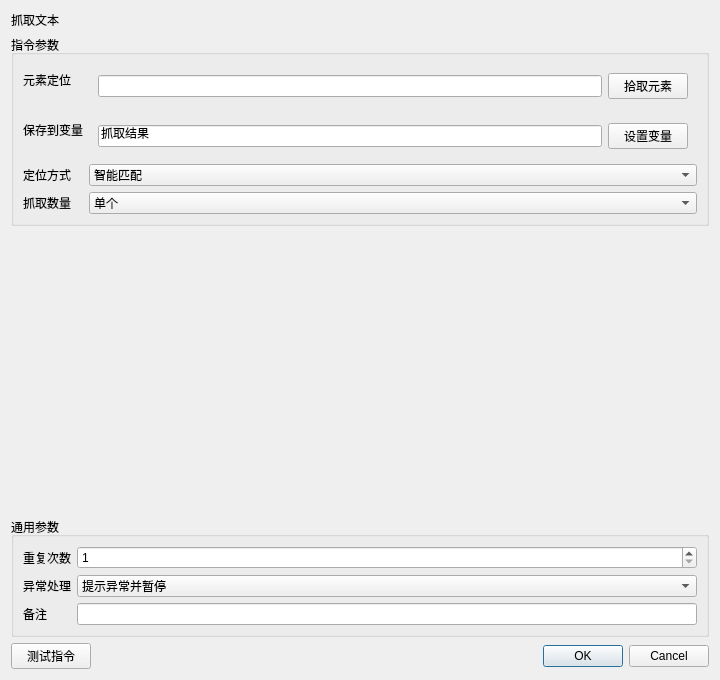
<?xml version="1.0" encoding="UTF-8"?><ui version="4.0"><class>InstructionEditor</class><widget class="QDialog" name="InstructionEditor"><property name="geometry"><rect><x>0</x><y>0</y><width>720</width><height>680</height></rect></property><layout class="QVBoxLayout" name="rootLayout"><item><widget class="QLabel" name="titleLabel"><property name="text"><string>抓取文本</string></property></widget></item><item><widget class="QGroupBox" name="parameterGroupBox"><property name="title"><string>指令参数</string></property><layout class="QFormLayout" name="parameterFormLayout"><item row="0" column="0"><widget class="QLabel" name="label_0"><property name="text"><string>元素定位</string></property></widget></item><item row="0" column="1"><widget class="QWidget" name="container_0"><layout class="QHBoxLayout" name="fieldLayout_0"><item><widget class="QLineEdit" name="parameter_0"><property name="text"><string></string></property></widget></item><item><widget class="QPushButton" name="auxiliary_0"><property name="text"><string>拾取元素</string></property></widget></item></layout></widget></item><item row="1" column="0"><widget class="QLabel" name="label_1"><property name="text"><string>保存到变量</string></property></widget></item><item row="1" column="1"><widget class="QWidget" name="container_1"><layout class="QHBoxLayout" name="fieldLayout_1"><item><widget class="QLineEdit" name="parameter_1"><property name="text"><string>抓取结果</string></property></widget></item><item><widget class="QPushButton" name="auxiliary_1"><property name="text"><string>设置变量</string></property></widget></item></layout></widget></item><item row="2" column="0"><widget class="QLabel" name="label_2"><property name="text"><string>定位方式</string></property></widget></item><item row="2" column="1"><widget class="QComboBox" name="parameter_2"><item><property name="text"><string>CSS选择器</string></property></item><item><property name="text"><string>XPath</string></property></item><item><property name="text"><string>文本内容</string></property></item><item><property name="text"><string>智能匹配</string></property></item><property name="currentIndex"><number>3</number></property></widget></item><item row="3" column="0"><widget class="QLabel" name="label_3"><property name="text"><string>抓取数量</string></property></widget></item><item row="3" column="1"><widget class="QComboBox" name="parameter_3"><item><property name="text"><string>单个</string></property></item><item><property name="text"><string>全部匹配</string></property></item><property name="currentIndex"><number>0</number></property></widget></item></layout></widget></item><item><spacer name="verticalSpacer"><property name="orientation"><enum>Qt::Vertical</enum></property><property name="sizeHint" stdset="0"><size><width>20</width><height>20</height></size></property></spacer></item>
<item><widget class="QGroupBox" name="commonGroupBox"><property name="title"><string>通用参数</string></property><layout class="QFormLayout" name="commonFormLayout">
<item row="0" column="0"><widget class="QLabel" name="repeatLabel"><property name="text"><string>重复次数</string></property></widget></item><item row="0" column="1"><widget class="QSpinBox" name="repeatSpinBox"><property name="minimum"><number>1</number></property><property name="maximum"><number>999999</number></property><property name="value"><number>1</number></property></widget></item>
<item row="1" column="0"><widget class="QLabel" name="errorPolicyLabel"><property name="text"><string>异常处理</string></property></widget></item><item row="1" column="1"><widget class="QComboBox" name="errorPolicyComboBox"><item><property name="text"><string>自动跳过</string></property></item><item><property name="text"><string>提示异常并暂停</string></property></item><item><property name="text"><string>提示异常并停止</string></property></item><property name="currentIndex"><number>1</number></property></widget></item>
<item row="2" column="0"><widget class="QLabel" name="noteLabel"><property name="text"><string>备注</string></property></widget></item><item row="2" column="1"><widget class="QLineEdit" name="noteEdit"/></item>
</layout></widget></item>
<item><layout class="QHBoxLayout" name="footerLayout"><item><widget class="QPushButton" name="testButton"><property name="text"><string>测试指令</string></property></widget></item><item><spacer name="footerSpacer"><property name="orientation"><enum>Qt::Horizontal</enum></property><property name="sizeHint" stdset="0"><size><width>40</width><height>20</height></size></property></spacer></item><item><widget class="QDialogButtonBox" name="buttonBox"><property name="standardButtons"><set>QDialogButtonBox::Cancel|QDialogButtonBox::Ok</set></property></widget></item></layout></item>
</layout></widget><resources/><connections/></ui>
